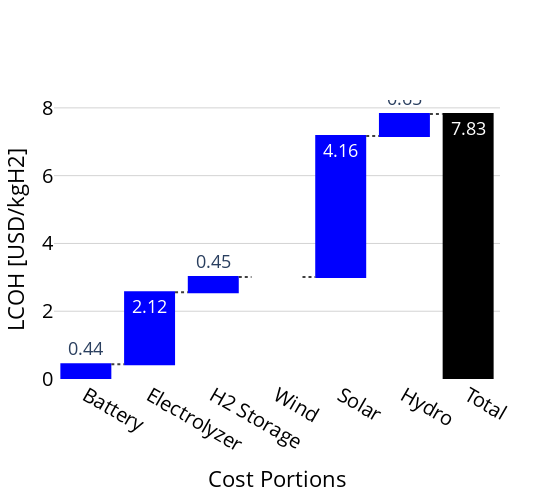

Source (notebook cell):
### Code cell
hydro_year = "atlite" # wet dry atlite
scenario_year = "25" # 25 30
electrolyser_type = "PEM" # ALK PEM

gdf_data = gpd.read_file(f'Resources\\net_generation\\Scenario_{hydro_year}_{electrolyser_type}_{scenario_year}\\hex_cost_components.geojson')
# gdf_data = gpd.read_file(f'Resources\\Scenario_{hydro_year}_{electrolyser_type}_{scenario_year}\\hex_cost_components.geojson')

generate_waterfall_chart(gdf_data, 'trucking')

vmin = gdf_data["Vientiane trucking production cost"].min() - 0.5
plot_full_cost_map(
    gdf_data, 'Vientiane', 'Vientiane trucking production cost', 
    r'Resources\Scenario_dry_ALK_25\Visualisation\visualisation_lowest_cost.png', 
    vmin=vmin, vmax=vmax
)

plot_cost_distribution(gdf_data, 
                       'Vientiane trucking production cost', 
                       'cost_distribution.png', 15)

### Figure 1 — Plotly figure (JSON) as saved in the notebook; plotly's stock layout.template omitted (floating-point values rounded to 4 significant figures)
{"data": [{"connector": {"line": {"color": "rgb(63, 63, 63)", "dash": "dot"}}, "decreasing": {"marker": {"color": "#ff7f0e"}}, "increasing": {"marker": {"color": "#0000ff"}}, "measure": ["relative", "relative", "relative", "relative", "relative", "relative", "total"], "orientation": "v", "text": ["0.44", "2.12", "0.45", "0.00", "4.16", "0.65", "7.83"], "totals": {"marker": {"color": "#000000"}}, "type": "waterfall", "x": ["Battery", "Electrolyzer", "H2 Storage", "Wind", "Solar", "Hydro", "Total"], "y": [0.437, 2.119, 0.4542, 0, 4.156, 0.6541, 0]}], "layout": {"font": {"size": 18}, "height": 500, "margin": {"b": 50, "l": 50, "r": 50, "t": 100}, "plot_bgcolor": "white", "showlegend": false, "width": 550, "xaxis": {"tickfont": {"color": "black", "size": 20}, "title": {"font": {"color": "black", "size": 22}, "text": "Cost Portions"}}, "yaxis": {"gridcolor": "lightgrey", "showgrid": true, "tickfont": {"color": "black", "size": 20}, "title": {"font": {"color": "black", "size": 22}, "text": "LCOH [USD/kgH2]"}}}}
